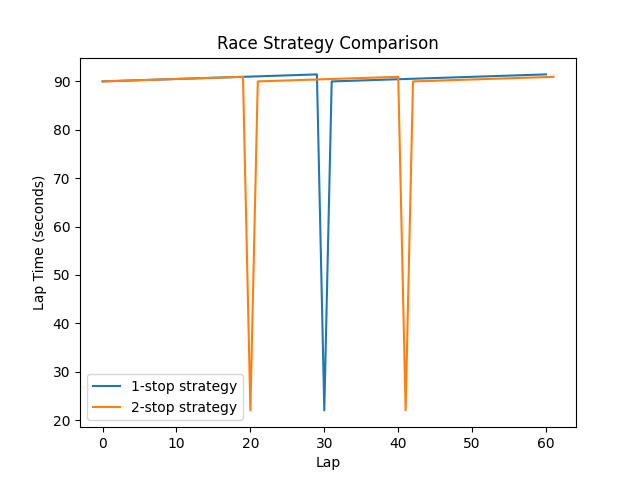

Reproduce this figure in Python.
import numpy as np
import matplotlib.pyplot as plt


total_laps = 60
base_lap_time = 90.0
tire_deg_per_lap = 0.05
pit_loss = 22.0


def simulate_stint(laps, starting_deg=0):
    lap_times = []
    degradation = starting_deg

    for lap in range(laps):
        lap_time = base_lap_time + degradation
        lap_times.append(lap_time)
        degradation += tire_deg_per_lap

    return lap_times, degradation


stint1_1stop, deg1 = simulate_stint(30)
stint2_1stop, deg2 = simulate_stint(30)

race_1stop = stint1_1stop + [pit_loss] + stint2_1stop
total_time_1stop = sum(race_1stop)


stint1_2stop, deg1 = simulate_stint(20)
stint2_2stop, deg2 = simulate_stint(20)
stint3_2stop, deg3 = simulate_stint(20)

race_2stop = stint1_2stop + [pit_loss] + stint2_2stop + [pit_loss] + stint3_2stop
total_time_2stop = sum(race_2stop)


print("1-stop total time:", round(total_time_1stop, 2), "seconds")
print("2-stop total time:", round(total_time_2stop, 2), "seconds")


plt.plot(race_1stop, label="1-stop strategy")
plt.plot(race_2stop, label="2-stop strategy")
plt.xlabel("Lap")
plt.ylabel("Lap Time (seconds)")
plt.title("Race Strategy Comparison")
plt.legend()
plt.show()
